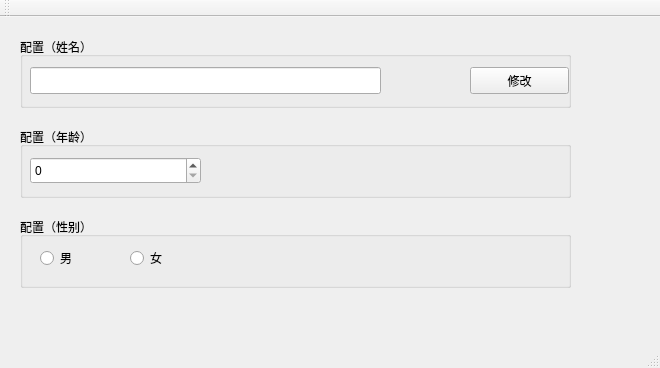
<?xml version="1.0" encoding="UTF-8"?>
<ui version="4.0">
 <class>MainWindow</class>
 <widget class="QMainWindow" name="MainWindow">
  <property name="geometry">
   <rect>
    <x>0</x>
    <y>0</y>
    <width>660</width>
    <height>368</height>
   </rect>
  </property>
  <property name="windowTitle">
   <string>MainWindow</string>
  </property>
  <widget class="QWidget" name="centralWidget">
   <widget class="QGroupBox" name="groupBox">
    <property name="geometry">
     <rect>
      <x>20</x>
      <y>20</y>
      <width>551</width>
      <height>71</height>
     </rect>
    </property>
    <property name="title">
     <string>配置（姓名）</string>
    </property>
    <widget class="QPushButton" name="m_nameBtn">
     <property name="geometry">
      <rect>
       <x>450</x>
       <y>30</y>
       <width>99</width>
       <height>27</height>
      </rect>
     </property>
     <property name="text">
      <string>修改</string>
     </property>
    </widget>
    <widget class="QLineEdit" name="m_nameLineEdit">
     <property name="geometry">
      <rect>
       <x>10</x>
       <y>30</y>
       <width>351</width>
       <height>27</height>
      </rect>
     </property>
    </widget>
   </widget>
   <widget class="QGroupBox" name="groupBox_2">
    <property name="geometry">
     <rect>
      <x>20</x>
      <y>110</y>
      <width>551</width>
      <height>71</height>
     </rect>
    </property>
    <property name="title">
     <string>配置（年龄）</string>
    </property>
    <widget class="QSpinBox" name="m_ageSpinBox">
     <property name="geometry">
      <rect>
       <x>10</x>
       <y>30</y>
       <width>171</width>
       <height>27</height>
      </rect>
     </property>
    </widget>
   </widget>
   <widget class="QGroupBox" name="groupBox_3">
    <property name="geometry">
     <rect>
      <x>20</x>
      <y>200</y>
      <width>551</width>
      <height>71</height>
     </rect>
    </property>
    <property name="title">
     <string>配置（性别）</string>
    </property>
    <widget class="QRadioButton" name="m_maleRadioButton">
     <property name="geometry">
      <rect>
       <x>20</x>
       <y>30</y>
       <width>71</width>
       <height>22</height>
      </rect>
     </property>
     <property name="text">
      <string>男</string>
     </property>
    </widget>
    <widget class="QRadioButton" name="m_femaleradioButton">
     <property name="geometry">
      <rect>
       <x>110</x>
       <y>30</y>
       <width>71</width>
       <height>22</height>
      </rect>
     </property>
     <property name="text">
      <string>女</string>
     </property>
    </widget>
   </widget>
  </widget>
  <widget class="QMenuBar" name="menuBar">
   <property name="geometry">
    <rect>
     <x>0</x>
     <y>0</y>
     <width>660</width>
     <height>31</height>
    </rect>
   </property>
  </widget>
  <widget class="QToolBar" name="mainToolBar">
   <attribute name="toolBarArea">
    <enum>TopToolBarArea</enum>
   </attribute>
   <attribute name="toolBarBreak">
    <bool>false</bool>
   </attribute>
  </widget>
  <widget class="QStatusBar" name="statusBar"/>
 </widget>
 <layoutdefault spacing="6" margin="11"/>
 <resources/>
 <connections/>
</ui>
